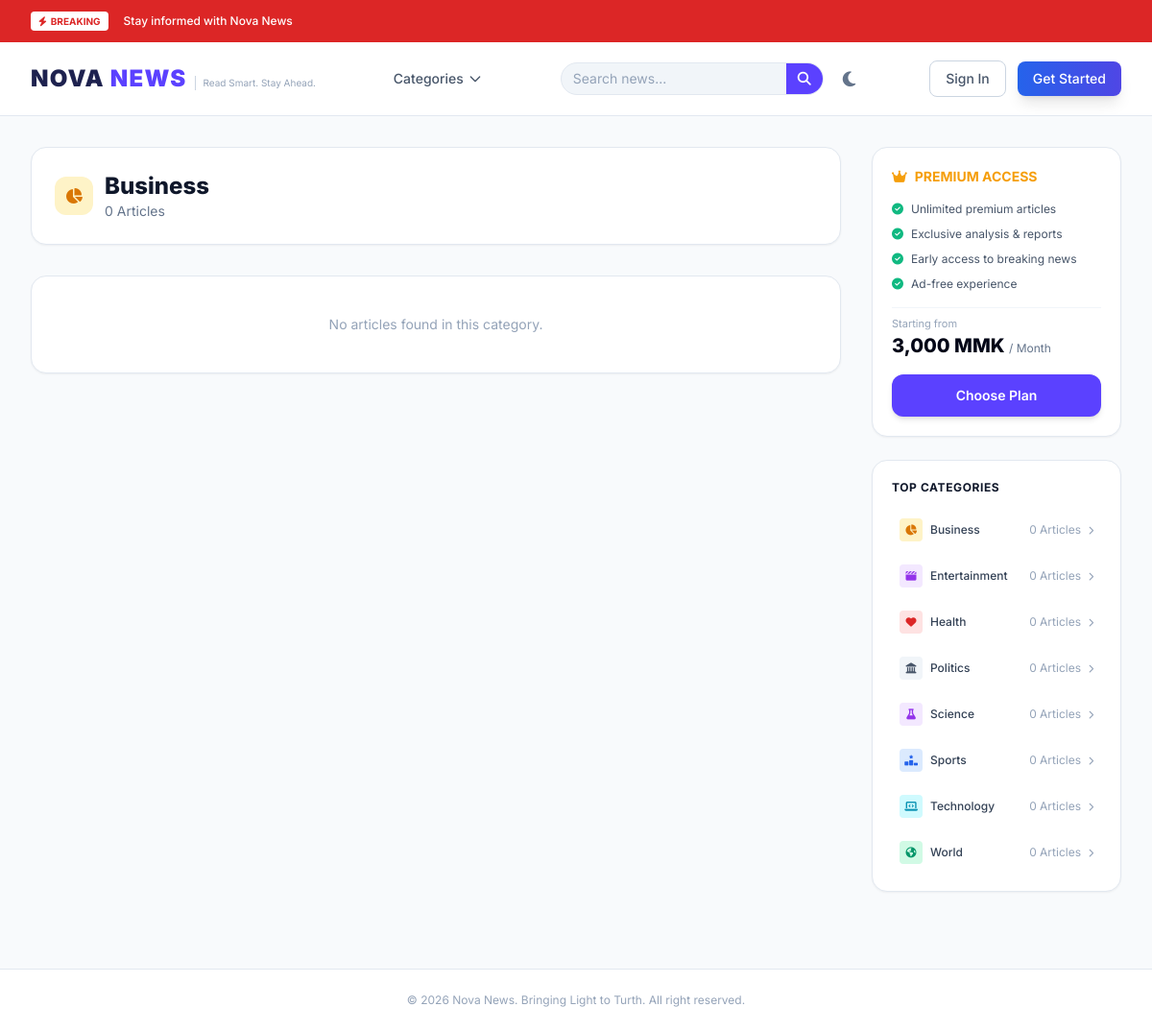
Page /user/category.php?slug=business on the committed database.
### tables this page shows
CREATE TABLE IF NOT EXISTS categories (
    id         INT AUTO_INCREMENT PRIMARY KEY,
    name       VARCHAR(100) NOT NULL UNIQUE,
    slug       VARCHAR(110) NOT NULL UNIQUE,
    created_at TIMESTAMP DEFAULT CURRENT_TIMESTAMP
);

### includes/categories.php (called while the page is built, shortened)
<?php
function getCategoryBySlug(string $slug): ?array
{
    $db = getDB();
    $stmt = $db->prepare('SELECT * FROM categories WHERE slug = ?');
    if ($stmt) {
        $stmt->bind_param('s', $slug);
        $stmt->execute();
        $result = $stmt->get_result();
        if ($result && $result->num_rows > 0) {
            return $result->fetch_assoc();
        }
    }
    return null;
}

### includes/posts.php (called while the page is built, shortened)
<?php
function getAllCategories(): array
{
    $db = getDB();
    $categories = [];
    $result = $db->query('
        SELECT c.id, c.name, c.slug, COUNT(p.id) AS article_count
        FROM categories c
        LEFT JOIN posts p ON p.category_id = c.id AND p.status = "published"
        GROUP BY c.id
        ORDER BY c.name ASC
    ');
    if ($result && method_exists($result, 'fetch_assoc')) {
        while ($row = $result->fetch_assoc()) {
            $categories[] = $row;
        }
    }
    return $categories;
}
function getPostsByCategory(int $categoryId, int $page = 1, int $limit = 10, string $type = 'all'): array
{
    $db = getDB();
    $page = max(1, $page);
    $limit = max(1, $limit);
    $offset = ($page - 1) * $limit;
    $conditions = ["p.category_id = ?", "p.status = 'published'"];
    $params = [$categoryId];
    $types = 'i';
    $sql = 'SELECT p.*, u.username AS author_name, c.name AS category_name
            FROM posts p
            LEFT JOIN users u ON p.created_by = u.id
            LEFT JOIN categories c ON p.category_id = c.id
            WHERE ' . implode(' AND ', $conditions) . '
            ORDER BY p.created_at DESC LIMIT ? OFFSET ?';
    $params[] = $limit;
    $params[] = $offset;
    $types .= 'ii';
    $stmt = $db->prepare($sql);
    if ($stmt) {
        $stmt->bind_param($types, ...$params);
        $stmt->execute();
        $result = $stmt->get_result();
        $posts = [];
        return $posts;
    }
    return [];
}

### user/category.php (the view, shortened to what this page needs)
<?php
require_once __DIR__ . '/../includes/posts.php';
require_once __DIR__ . '/../includes/categories.php';
include __DIR__ . '/../includes/header.php';
$slug = $_GET['slug'] ?? '';
$category = getCategoryBySlug($slug);
$posts = getPostsByCategory((int)$category['id']);
$catIcons = [
    'Technology'    => ['bg' => 'bg-cyan-100', 'text' => 'text-cyan-600', 'icon' => 'fa-laptop-code'],
    'Business'      => ['bg' => 'bg-amber-100', 'text' => 'text-amber-600', 'icon' => 'fa-chart-pie'],
    'World'         => ['bg' => 'bg-emerald-100', 'text' => 'text-emerald-600', 'icon' => 'fa-earth-americas'],
    'Sports'        => ['bg' => 'bg-blue-100', 'text' => 'text-blue-600', 'icon' => 'fa-ranking-star'],
    'Health'        => ['bg' => 'bg-red-100', 'text' => 'text-red-600', 'icon' => 'fa-heart'],
    'Science'       => ['bg' => 'bg-purple-100', 'text' => 'text-purple-600', 'icon' => 'fa-flask'],
    'Politics'      => ['bg' => 'bg-slate-100', 'text' => 'text-slate-600', 'icon' => 'fa-landmark'],
    'Entertainment' => ['bg' => 'bg-purple-100', 'text' => 'text-purple-600', 'icon' => 'fa-clapperboard'],
];
$name = htmlspecialchars($category['name']);
$iconStyle = $catIcons[$category['name']] ?? ['bg' => 'bg-slate-100', 'text' => 'text-slate-600', 'icon' => 'fa-folder'];
$totalPosts = count($posts);
?>
<main class="max-w-[1440px] mx-auto p-4 md:p-8 grid grid-cols-1 lg:grid-cols-12 gap-8">
    <div class="lg:col-span-9 space-y-8">
        <div class="bg-white rounded-2xl border border-slate-200 p-6 shadow-sm">
            <div class="flex items-center gap-3">
                <span class="w-10 h-10 rounded-xl <?= $iconStyle['bg'] . ' ' . $iconStyle['text'] ?> flex items-center justify-center">
                    <i class="fa-solid <?= $iconStyle['icon'] ?>"></i>
                </span>
                <div>
                    <h1 class="text-2xl font-extrabold text-slate-900"><?= $name ?></h1>
                    <p class="text-sm text-slate-500"><?= $totalPosts ?> Article<?= $totalPosts !== 1 ? 's' : '' ?></p>
                </div>
            </div>
        </div>
        <?php if (empty($posts)): ?>
        <div class="bg-white rounded-2xl border border-slate-200 p-10 shadow-sm text-center">
            <p class="text-slate-400 text-sm">No articles found in this category.</p>
        </div>
        <?php endif; ?>
    </div>
    <aside class="lg:col-span-3 space-y-6">
        <div class="bg-white rounded-2xl border border-slate-200 p-5 shadow-sm space-y-4">
            <div class="flex items-center space-x-2 text-amber-500 font-bold text-sm">
                <i class="fa-solid fa-crown"></i>
                <span>PREMIUM ACCESS</span>
            </div>
            <ul class="space-y-2.5 text-xs text-slate-600">
                <li class="flex items-center gap-2"><i class="fa-solid fa-circle-check text-emerald-500"></i> Unlimited premium articles</li>
                <li class="flex items-center gap-2"><i class="fa-solid fa-circle-check text-emerald-500"></i> Exclusive analysis & reports</li>
                <li class="flex items-center gap-2"><i class="fa-solid fa-circle-check text-emerald-500"></i> Early access to breaking news</li>
                <li class="flex items-center gap-2"><i class="fa-solid fa-circle-check text-emerald-500"></i> Ad-free experience</li>
            </ul>
            <div class="pt-2 border-t border-slate-100">
                <div class="text-[11px] text-slate-400">Starting from</div>
                <div class="text-xl font-extrabold text-slate-950">3,000 MMK <span class="text-xs font-normal text-slate-500">/ Month</span></div>
            </div>
            <a href="../user/subscribe.php" class="block w-full text-center bg-[#5B41FF] hover:bg-[#4830DF] text-white font-semibold text-sm py-3 rounded-xl shadow-md transition">Choose Plan</a>
        </div>
        <?php
        $categories = getAllCategories();
        ?>
        <div class="bg-white rounded-2xl border border-slate-200 p-5 shadow-sm space-y-4">
            <div class="text-xs font-bold text-slate-900 uppercase tracking-wider">Top Categories</div>
            <div class="space-y-2">
                <?php foreach ($categories as $cat):
                    $n = htmlspecialchars($cat['name']);
                    $c = (int) $cat['article_count'];
                    $st = $catIcons[$cat['name']] ?? ['bg' => 'bg-slate-100', 'text' => 'text-slate-600', 'icon' => 'fa-folder'];
                ?>
                <a href="/Nova_News/user/category.php?slug=<?= urlencode($cat['slug']) ?>" class="flex items-center justify-between p-2 rounded-lg hover:bg-slate-50 transition text-xs">
                    <div class="flex items-center gap-2 font-medium text-slate-700"><span class="w-6 h-6 rounded <?= $st['bg'] . ' ' . $st['text'] ?> flex items-center justify-center"><i class="fa-solid <?= $st['icon'] ?> text-[11px]"></i></span> <?= $n ?></div>
                    <span class="text-slate-400"><?= $c ?> Article<?= $c !== 1 ? 's' : '' ?> <i class="fa-solid fa-chevron-right text-[9px] ml-1"></i></span>
                </a>
                <?php endforeach; ?>
            </div>
        </div>
    </aside>
</main>
<?php include __DIR__ . '/../includes/footer.php'; ?>

### includes/header.php (style rules this page uses)
body { font-family: 'Inter', sans-serif; transition: background-color 0.3s ease, color 0.3s ease; }

### rows in the picture
categories: name "Business", c "0"
categories: name "Entertainment", c "0"
categories: name "Health", c "0"
categories: name "Politics", c "0"
categories: name "Science", c "0"
categories: name "Sports", c "0"
categories: name "Technology", c "0"
categories: name "World", c "0"

### other values in the picture
__('header.categories') "Categories"
__('header.signin') "Sign In"
__('header.get_started') "Get Started"
$totalPosts "0"
